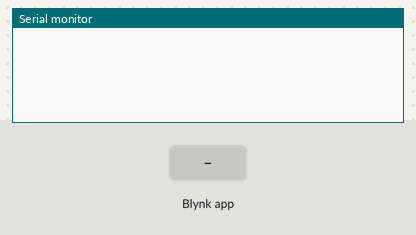
This sketch was run on a simulated ESP32. On the bench: the last lines printed to the serial monitor. Inputs (shaded band) come from the test bench. WiFi joins after 1.5 s; servers stay silent unless stated.

Above: at 3.0 s.
3.1 s: Blynk app writes 1 to V0
At 3.7 s:
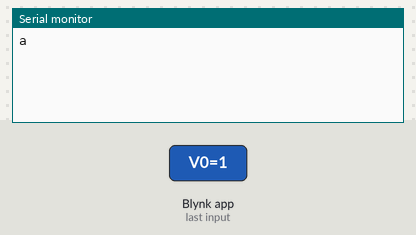
4.6 s: Blynk app writes 200 to V0
At 6.0 s:
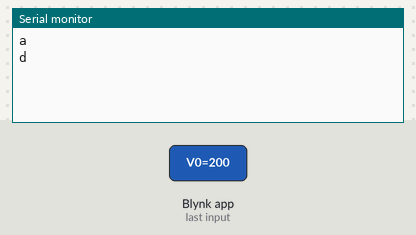

The sketch:

ESP_code.ino
```cpp
#define BLYNK_TEMPLATE_ID "ENTER_TEMPLATE_ID"
#define BLYNK_TEMPLATE_NAME "ENTER_TEMPLATE_NAME"
#define BLYNK_AUTH_TOKEN "ENTER_AUTH_TOKEN"
#include <WiFi.h>
#include <BlynkSimpleEsp32.h>
char ssid[] = "YOUR_WIFI_NAME";
char pass[] = "YOUR_WIFI_PASSWORD";

char scaled = 0;
char sent = 0;
int i = 0;
const char letters[21] = {
  'a', 'b', 'c', 'd', 'e', 'f', 'g', 'h', 'i',
  'j', 'k', 'l', 'm', 'n', 'o', 'p', 'q', 'r', 's', 't', 'u'
};
void setup() {
  Serial.begin(9600);
  Serial2.begin(9600, SERIAL_8N1, 16, 17);
  Blynk.begin(BLYNK_AUTH_TOKEN, ssid, pass);
}

BLYNK_WRITE(V0) {
  int value = param.asInt();
  scaled = (value * 20) / 1023;
  Serial.println(letters[scaled]);
  Serial2.write(letters[scaled]);
  sent = letters[scaled];
}

void loop() {
  Blynk.run();
}
```

Measured:
- after the input at 3.1 s, the serial monitor: prints a new line at once (image 1)
- after the input at 4.6 s, the serial monitor: prints a new line at once (image 2)
